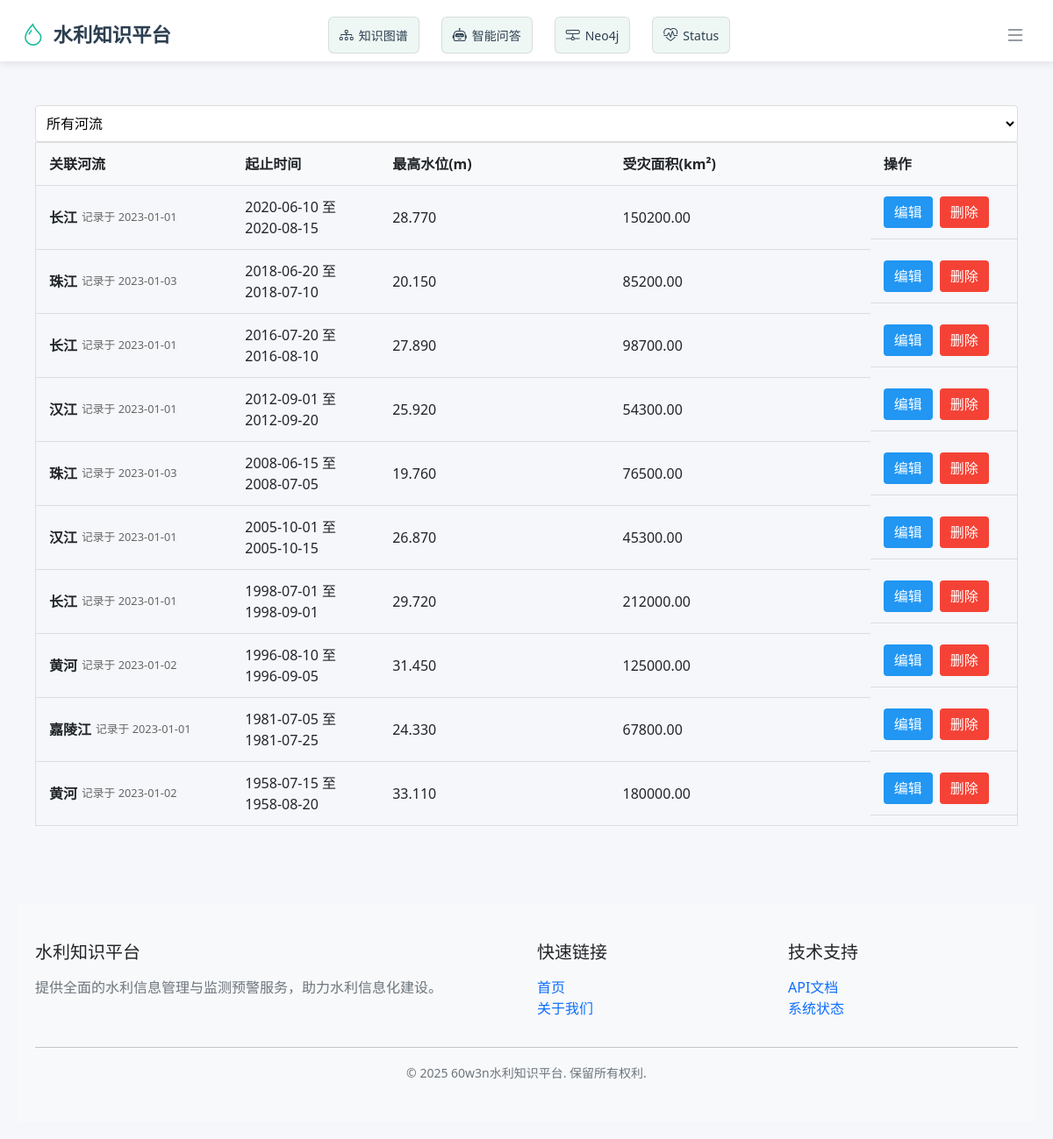
The app's page /historical-floods/ with its own data.
### app/models.py (models this page shows, shortened)
class HistoricalFloodData(db.Model):
    __tablename__ = 'historical_floods'
    flood_id = db.Column(db.Integer, primary_key=True, comment='洪水事件ID')
    river_id = db.Column(
        db.Integer,
        db.ForeignKey('rivers.river_id', ondelete='CASCADE'),
        nullable=False,
        comment='关联河流ID'
    )
    start_time = db.Column(
        db.DateTime,
        nullable=False,
        index=True,
        comment='洪水开始时间'
    )
    end_time = db.Column(
        db.DateTime,
        comment='洪水结束时间'
    )
    max_water_level = db.Column(
        db.Numeric(8, 3),
        nullable=False,
        comment='最高水位(m)'
    )
    affected_area = db.Column(
        db.Numeric(12, 2),
        comment='受灾面积(km²)'
    )
    river = db.relationship('River', backref=db.backref(
        'historical_floods',
        lazy='dynamic',
        order_by='HistoricalFloodData.start_time.desc()'
    ))
    created_at = db.Column(db.DateTime, default=datetime.utcnow)  # 新增字段
    __table_args__ = (
        db.CheckConstraint('start_time < end_time', name='valid_flood_period'),
    )

class River(db.Model):
    __tablename__ = 'rivers'
    river_id = db.Column(db.Integer, primary_key=True)
    name = db.Column(db.String(255), nullable=False)
    length = db.Column(db.Float, nullable=False)
    basin_id = db.Column(db.Integer, db.ForeignKey('basins.basin_id'), nullable=False)
    created_at = db.Column(db.DateTime, default=datetime.utcnow)  # 新增字段
    basin = db.relationship('Basin', back_populates='rivers')
    reservoirs = db.relationship('Reservoir', back_populates='river', cascade='all, delete-orphan')
    flood_control_facilities = db.relationship('FloodControlFacility', back_populates='river',
                                               cascade='all, delete-orphan')
    monitoring_stations = db.relationship('MonitoringStation', back_populates='river', cascade='all, delete-orphan')

### app/routes/historicalflood.py (the view)
@flood_bp.route('/')
def list_floods():
    river_id = request.args.get('river_id', type=int)
    page = request.args.get('page', 1, type=int)
    query = HistoricalFloodData.query.order_by(HistoricalFloodData.start_time.desc())
    if river_id:
        query = query.filter_by(river_id=river_id)
    floods = query.paginate(page=page, per_page=20)
    rivers = River.query.order_by(River.name).all()
    return render_template('historical_floods/list.html',
                           floods=floods,
                           rivers=rivers,
                           current_river_id=river_id)

### app/templates/historical_floods/list.html (shortened to what this page needs)
{% extends "base.html" %}
{% block content %}
    <div class="table-container">
        <div class="filter-bar">
            <form method="get" class="filter-form">
                <select name="river_id" class="filter-select" onchange="this.form.submit()">
                    <option value="">所有河流</option>
                </select>
            </form>
        </div>
        <table class="data-table">
            <thead>
                <tr>
                    <th width="20%">关联河流</th>
                    <th width="15%">起止时间</th>
                    <th>最高水位(m)</th>
                    <th>受灾面积(km²)</th>
                    <th width="15%">操作</th>
                </tr>
            </thead>
            <tbody>
                {% for flood in floods.items %}
                <tr>
                    <td>
                        <div class="relation-info">
                            <strong>{{ flood.river.name }}</strong>
                            <span class="relation-meta">记录于 {{ flood.created_at.strftime('%Y-%m-%d') }}</span>
                        </div>
                    </td>
                    <td>
                        <div class="date-range">
                            <span>{{ flood.start_time.strftime('%Y-%m-%d') }}</span>
                            <span class="date-separator">至</span>
                            <span>{{ flood.end_time.strftime('%Y-%m-%d') if flood.end_time else '进行中' }}</span>
                        </div>
                    </td>
                    <td class="numeric">
                        {{ "%.3f"|format(flood.max_water_level) }}
                    </td>
                    <td class="numeric">
                        {{ "%.2f"|format(flood.affected_area) if flood.affected_area else '--' }}
                    </td>
                    <td class="actions">
                        <a href="{{ url_for('historical_flood.edit_flood', flood_id=flood.flood_id) }}"
                           class="btn-edit">编辑</a>
                        <button class="btn-delete"
                                onclick="showDeleteModal('{{ flood.flood_id }}', '{{ flood.river.name }}', '{{ flood.start_time.strftime('%Y-%m-%d') }}')">
                            删除
                        </button>
                    </td>
                </tr>
                {% else %}
                <tr>
                    <td colspan="5" class="no-data">
                        <i class="bi bi-database-exclamation"></i> 暂无历史洪水记录
                    </td>
                </tr>
                {% endfor %}
            </tbody>
        </table>
    </div>
{% endblock %}

### app/static/style.css (style rules this page uses)
body { font-family: Arial, sans-serif; line-height: 1.6; margin: 0; padding: 20px; color: #333; }
table { width: 100%; border-collapse: collapse; margin-bottom: 20px; }
table, th, td { border: 1px solid #ddd; }
th, td { padding: 12px; text-align: left; }
th { background-color: #f4f4f4; }
input[type="text"], input[type="number"], select { padding: 8px; width: 300px; border: 1px solid #ddd; border-radius: 4px; }
button, .btn { padding: 8px 15px; background: #007bff; color: white; border: none; border-radius: 4px; cursor: pointer; text-decoration: none; }
.table-container { overflow-x: auto; }
.data-table { width: 100%; border-collapse: collapse; }
.data-table th, .data-table td { padding: 12px 15px; text-align: left; border-bottom: 1px solid #ddd; }
.data-table th { background-color: #f8f9fa; font-weight: 600; }
.actions { display: flex; gap: 8px; }
.btn-edit { background-color: #2196f3; color: white; padding: 6px 12px; border-radius: 4px; text-decoration: none; }
.btn-delete { background-color: #f44336; color: white; padding: 6px 12px; border: none; border-radius: 4px; cursor: pointer; }
select { padding: 8px; width: 100%; border: 1px solid #ddd; border-radius: 4px; background-color: white; }
.relation-info { display: flex; align-items: center; gap: 5px; flex-wrap: wrap; }
.relation-meta { font-size: 0.8em; color: #666; }

### records on screen
HistoricalFloodData: river.name "长江", created_at "2023-01-01", start_time "2020-06-10", end_time "2020-08-15", max_water_level "28.770", affected_area "150200.00"
HistoricalFloodData: river.name "珠江", created_at "2023-01-03", start_time "2018-06-20", end_time "2018-07-10", max_water_level "20.150", affected_area "85200.00"
HistoricalFloodData: river.name "长江", created_at "2023-01-01", start_time "2016-07-20", end_time "2016-08-10", max_water_level "27.890", affected_area "98700.00"
HistoricalFloodData: river.name "汉江", created_at "2023-01-01", start_time "2012-09-01", end_time "2012-09-20", max_water_level "25.920", affected_area "54300.00"
HistoricalFloodData: river.name "珠江", created_at "2023-01-03", start_time "2008-06-15", end_time "2008-07-05", max_water_level "19.760", affected_area "76500.00"
HistoricalFloodData: river.name "汉江", created_at "2023-01-01", start_time "2005-10-01", end_time "2005-10-15", max_water_level "26.870", affected_area "45300.00"
HistoricalFloodData: river.name "长江", created_at "2023-01-01", start_time "1998-07-01", end_time "1998-09-01", max_water_level "29.720", affected_area "212000.00"
HistoricalFloodData: river.name "黄河", created_at "2023-01-02", start_time "1996-08-10", end_time "1996-09-05", max_water_level "31.450", affected_area "125000.00"
HistoricalFloodData: river.name "嘉陵江", created_at "2023-01-01", start_time "1981-07-05", end_time "1981-07-25", max_water_level "24.330", affected_area "67800.00"
HistoricalFloodData: river.name "黄河", created_at "2023-01-02", start_time "1958-07-15", end_time "1958-08-20", max_water_level "33.110", affected_area "180000.00"
